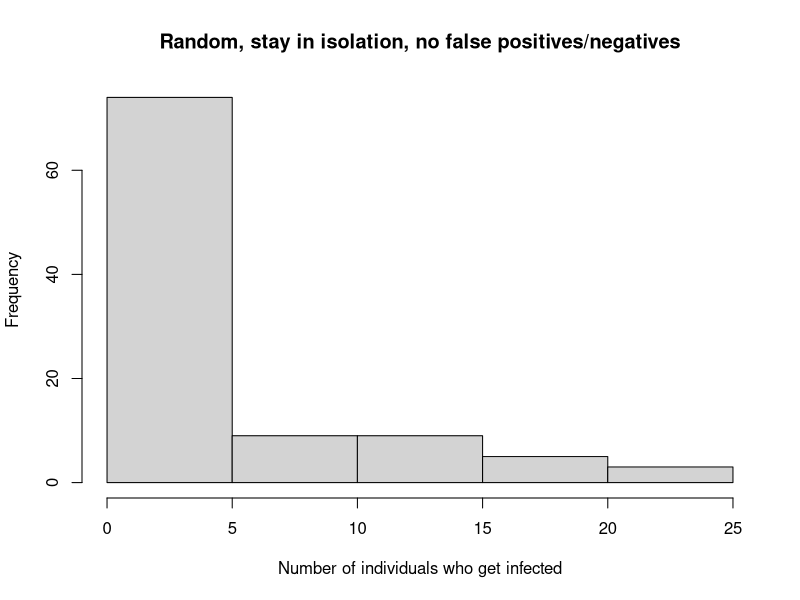

This chart was generated by the following R code:
Random_number_of_people <- c(11,7, 2, 1, 2, 1, 18, 2, 23, 1, 1, 4, 20, 1, 1, 2, 12, 3, 1, 3, 3, 1, 13, 1, 5, 2, 3, 3, 1, 4, 2, 2, 2, 8, 1, 1, 3, 1, 13, 1, 1, 10, 1, 6, 1, 1, 24, 6, 17, 2, 1, 1, 1, 1, 1, 1, 2, 1, 1, 1, 1, 1, 1, 1, 2, 1, 5, 5, 1, 15, 5, 1, 1, 13, 2, 1, 1, 1, 4, 8, 1, 8, 1, 18, 4, 1, 10, 1, 1, 1, 11, 22, 1, 9, 12, 1, 1, 1, 20, 11)

Random_number_peaks <- c(2, 2, 1, 1, 1, 1, 4, 1, 5, 1, 1, 1, 5, 1, 1, 1, 4, 1, 1, 2, 1, 1, 5, 1, 2, 1, 2, 2, 1, 1, 1, 1, 1, 2, 1, 1, 1, 1, 4, 1, 1, 3, 1, 2, 1, 1, 5, 2, 4, 1, 1, 1, 1, 1, 1, 1, 1, 1, 1, 1, 1, 1, 1, 1, 1, 1, 2, 3, 1, 5, 2, 1, 1, 5, 1, 1, 1, 1, 1, 3, 1, 3, 1, 5, 2, 1, 3, 1, 1, 1, 4, 7, 1, 3, 3, 1, 1, 1, 5, 3)

Symptoms_number_people <- c(2, 2, 16, 17, 20, 16, 1, 9, 21, 12, 2, 12, 9, 14, 7, 17, 23, 16, 11, 21, 13, 21, 4, 18, 6, 8, 2, 10, 4, 14, 9, 14, 24, 27, 24, 6, 16, 16, 13, 24, 10, 27, 14, 14, 18, 17, 22, 32, 2, 11, 4, 20, 5, 9, 41, 62, 13, 4, 16, 2, 48, 16, 13, 15, 14, 28, 22, 10, 19, 61, 21, 3, 8, 13, 10, 23, 21, 14, 21, 3, 12, 15, 21, 22, 26, 23, 2, 5, 15, 21, 8, 4, 18, 13, 7, 17, 14, 16, 6, 35)

Symptoms_peaks <- c(1, 1, 5, 6, 6, 4, 1, 3, 7, 4, 1, 5, 3, 5, 3, 5, 7, 5, 5, 6, 5, 4, 2, 6, 3, 3, 1, 4, 2, 5, 2, 6, 9, 9, 12, 3, 5, 6, 4, 7, 4, 7, 5, 5, 5, 5, 6, 8, 1, 5, 2, 7, 3, 4, 10, 14, 4, 2, 7, 1, 12, 5, 3, 6, 5, 10, 8, 3, 6, 16, 7, 1, 2, 6, 5, 7, 8, 5, 5, 1, 4, 4, 6, 9, 12, 6, 1, 2, 4, 5, 2, 2, 6, 3, 3, 6, 6, 5, 2, 8)

Symp_Perm_isol_number <-c(2, 1, 2, 1, 15, 1, 1, 2, 1, 6, 1, 4, 4, 6, 1, 1, 34, 6, 6, 1, 9, 2, 3, 1, 7, 2, 16, 2, 8, 1, 14, 3, 13, 5, 1, 1, 12, 2, 3, 6, 2, 3, 1, 2, 32, 5, 16, 25, 3, 2, 8, 6, 3, 9, 3, 11, 19, 6, 2, 2, 1, 5, 16, 2, 8, 2, 7, 1, 6, 5, 5, 7, 17, 3, 1, 5, 5, 1, 10, 3, 11, 20, 1, 1, 5, 4, 3, 2, 10, 5, 3, 1, 5, 3, 10, 3, 1, 4, 1, 10)
Symp_perm_peaks <-c(2, 1, 1, 1, 3, 1, 1, 1, 1, 3, 1, 2, 2, 2, 1, 1, 7, 1, 2, 1, 4, 1, 2, 1, 3, 1, 6, 1, 3, 1, 4, 1, 3, 2, 1, 1, 5, 1, 2, 2, 1, 1, 1, 2, 11, 2, 5, 9, 1, 1, 5, 3, 1, 3, 1, 4, 6, 2, 1, 1, 1, 2, 6, 1, 3, 1, 3, 1, 2, 2, 2, 3, 5, 1, 1, 2, 2, 1, 3, 1, 4, 4, 1, 1, 2, 2, 1, 1, 3, 1, 1, 1, 1, 1, 2, 1, 1, 2, 1, 2)
Rano_perm_numbers <-c (1, 18, 1, 8, 4, 2, 1, 1, 1, 1, 1, 1, 4, 1, 3, 1, 1, 1, 3, 1, 3, 4, 6, 1, 6, 5, 1, 6, 1, 1, 1, 4, 16, 7, 7, 1, 3, 1, 6, 1, 17, 14, 1, 1, 1, 4, 29, 23, 8, 1, 1, 10, 11, 2, 2, 1, 6, 1, 18, 8, 1, 4, 14, 1, 3, 9, 1, 1, 3, 1, 7, 6, 2, 9, 1, 1, 1, 11, 2, 1, 1, 1, 1, 1, 1, 1, 2, 1, 2, 1, 16, 1, 1, 2, 8, 2, 10, 19, 1, 9)
Rando_perm_peaks <-c(1, 7, 1, 3, 2, 1, 1, 1, 1, 1, 1, 1, 1, 1, 2, 1, 1, 1, 1, 1, 1, 1, 2, 1, 1, 2, 1, 2, 1, 1, 1, 3, 4, 3, 2, 1, 1, 1, 3, 1, 4, 3, 1, 1, 1, 2, 6, 6, 2, 1, 1, 3, 3, 1, 1, 1, 2, 1, 5, 3, 1, 2, 4, 1, 1, 3, 1, 1, 1, 1, 2, 2, 1, 3, 1, 1, 1, 2, 1, 1, 1, 1, 1, 1, 1, 1, 1, 1, 2, 1, 4, 1, 1, 1, 2, 1, 4, 5, 1, 3)
mean(Symptoms_peaks)

hist(Random_number_of_people, main='Random, stay in isolation, no false positives/negatives', xlab='Number of individuals who get infected')
